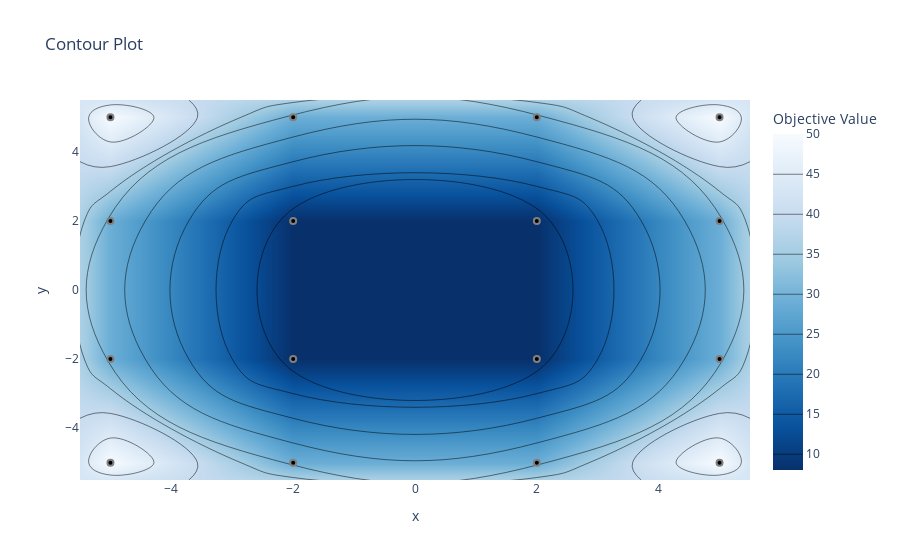

Write notebook code for a chart like this one.
### Code cell
# Plot contour of parameters.
fig = optuna.visualization.plot_contour(study, params=["x", "y"])
fig.show()

### Figure 1 — Plotly figure (JSON) as saved in the notebook; plotly's stock layout.template omitted (floating-point values rounded to 4 significant figures)
{"data": [{"colorbar": {"title": {"text": "Objective Value"}}, "colorscale": [[0, "rgb(247,251,255)"], [0.125, "rgb(222,235,247)"], [0.25, "rgb(198,219,239)"], [0.375, "rgb(158,202,225)"], [0.5, "rgb(107,174,214)"], [0.625, "rgb(66,146,198)"], [0.75, "rgb(33,113,181)"], [0.875, "rgb(8,81,156)"], [1, "rgb(8,48,107)"]], "connectgaps": true, "contours": {"coloring": "heatmap"}, "hoverinfo": "none", "line": {"smoothing": 1.3}, "reversescale": true, "type": "contour", "x": [-5.5, -5, -2, 2, 5, 5.5], "y": [-5.5, -5, -2, 2, 5, 5.5], "z": [[null, null, null, null, null, null], [null, 50, 29, 29, 50, null], [null, 29, 8, 8, 29, null], [null, 29, 8, 8, 29, null], [null, 50, 29, 29, 50, null], [null, null, null, null, null, null]]}, {"marker": {"color": "black", "line": {"color": "Grey", "width": 2}}, "mode": "markers", "showlegend": false, "type": "scatter", "x": [-5, -5, -5, -5, -2, -2, -2, -2, 2, 2, 2, 2, 5, 5, 5, 5], "y": [-5, -2, 2, 5, -5, -2, 2, 5, -5, -2, 2, 5, -5, -2, 2, 5]}], "layout": {"title": {"text": "Contour Plot"}, "xaxis": {"range": [-5.5, 5.5], "title": {"text": "x"}}, "yaxis": {"range": [-5.5, 5.5], "title": {"text": "y"}}}}
